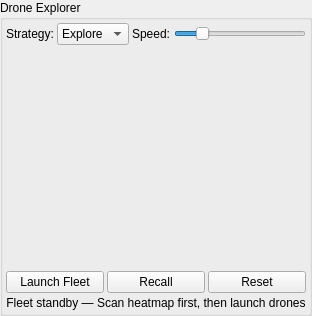
               <widget class="QGroupBox" name="groupBox_drone_explorer">
                <property name="title">
                 <string>Drone Explorer</string>
                </property>
                <layout class="QVBoxLayout" name="layout_drone_explorer">
                 <property name="spacing"><number>3</number></property>
                 <property name="leftMargin"><number>3</number></property>
                 <property name="topMargin"><number>3</number></property>
                 <property name="rightMargin"><number>3</number></property>
                 <property name="bottomMargin"><number>3</number></property>
                 
                 <item>
                  <layout class="QHBoxLayout" name="layout_drone_controls">
                   <property name="spacing"><number>3</number></property>
                   <item>
                    <widget class="QLabel" name="label_drone_strategy">
                     <property name="text"><string>Strategy:</string></property>
                    </widget>
                   </item>
                   <item>
                    <widget class="QComboBox" name="comboBox_drone_strategy">
                     <property name="toolTip"><string>Fleet exploration strategy</string></property>
                     <item><property name="text"><string>Explore</string></property></item>
                     <item><property name="text"><string>Exploit</string></property></item>
                     <item><property name="text"><string>Swarm</string></property></item>
                    </widget>
                   </item>
                   <item>
                    <widget class="QLabel" name="label_drone_speed">
                     <property name="text"><string>Speed:</string></property>
                    </widget>
                   </item>
                   <item>
                    <widget class="QSlider" name="jslider_drone_speed">
                     <property name="orientation"><enum>Qt::Horizontal</enum></property>
                     <property name="minimum"><number>1</number></property>
                     <property name="maximum"><number>50</number></property>
                     <property name="value"><number>10</number></property>
                     <property name="toolTip"><string>Drone fleet speed</string></property>
                    </widget>
                   </item>
                  </layout>
                 </item>
                 
                 <item>
                  <widget class="cDroneExplorerWidget" name="widget_drone_explorer" native="true">
                   <property name="minimumSize">
                    <size>
                     <width>280</width>
                     <height>220</height>
                    </size>
                   </property>
                   <property name="toolTip">
                    <string>Autonomous drone fleet exploring Julia c-space. Click to set a target point.</string>
                   </property>
                  </widget>
                 </item>
                 
                 <item>
                  <layout class="QHBoxLayout" name="layout_drone_fleet">
                   <property name="spacing"><number>3</number></property>
                   <item>
                    <widget class="QPushButton" name="pushButton_drone_launch">
                     <property name="text"><string>Launch Fleet</string></property>
                     <property name="toolTip"><string>Launch the drone fleet to explore Julia c-space</string></property>
                    </widget>
                   </item>
                   <item>
                    <widget class="QPushButton" name="pushButton_drone_stop">
                     <property name="text"><string>Recall</string></property>
                     <property name="toolTip"><string>Recall all drones</string></property>
                    </widget>
                   </item>
                   <item>
                    <widget class="QPushButton" name="pushButton_drone_reset">
                     <property name="text"><string>Reset</string></property>
                     <property name="toolTip"><string>Reset drone fleet to initial positions</string></property>
                    </widget>
                   </item>
                  </layout>
                 </item>
                 
                 <item>
                  <widget class="QLabel" name="label_drone_status">
                   <property name="text"><string>Fleet standby — Scan heatmap first, then launch drones</string></property>
                   <property name="alignment"><set>Qt::AlignCenter</set></property>
                  </widget>
                 </item>
                </layout>
               </widget>
